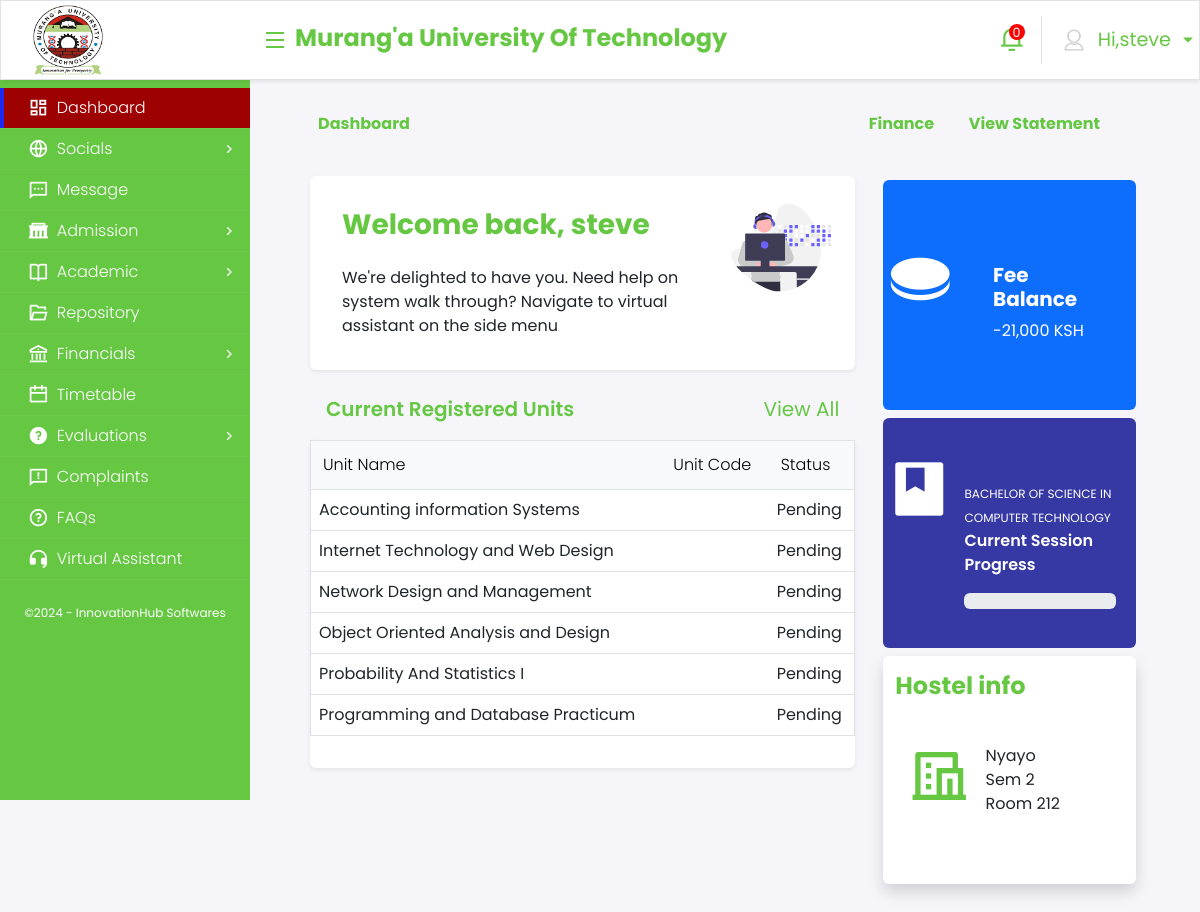
The page /dashboard (signed in) on the database its author committed.
### portal/models.py (models this page shows, shortened)
class Registration(models.Model):
    student = models.ForeignKey(Student, on_delete=models.CASCADE)
    unit = models.ForeignKey(Units, on_delete=models.CASCADE)
    approved = models.BooleanField(default=False)
    unitCode = models.ForeignKey(UnitCode, on_delete=models.CASCADE , null=True)

class Units(models.Model):
    unit_code=models.CharField(max_length=40)
    name = models.CharField(max_length=100)
    lec=models.CharField(max_length=100)

### portal/views.py (the view)
# urls.py: path("dashboard",views.dashboard,name = 'dashboard'),
@login_required
def dashboard(request):
    try:
        student = Student.objects.get(user=request.user)
    except Student.DoesNotExist:
        return render(request , '404.html')
    registrations = Registration.objects.filter(student=student)
    context = {
        'registrations': registrations
    }
    return render(request,'dashboard.html', context)

### templates/dashboard.html (shortened to what this page needs)
{% load static %}
<!DOCTYPE html>
<html lang="en">
<head>
    <link href="https://cdn.jsdelivr.net/npm/bootstrap@5.2.0/dist/css/bootstrap.min.css" rel="stylesheet"
>
    <link href="https://cdn.jsdelivr.net/npm/remixicon@2.2.0/fonts/remixicon.css" rel="stylesheet">
    <link rel="stylesheet" href="https://cdnjs.cloudflare.com/ajax/libs/font-awesome/6.1.1/css/all.min.css"
 />
    <link rel="stylesheet" href="https://maxcdn.bootstrapcdn.com/font-awesome/4.7.0/css/font-awesome.min.css">
    <link rel="stylesheet" href="https://cdn.jsdelivr.net/npm/bootstrap-icons@1.3.0/font/bootstrap-icons.css">
    <link href="https://cdn.datatables.net/1.12.1/css/dataTables.bootstrap5.min.css" rel="stylesheet" />
    <link href="https://cdnjs.cloudflare.com/ajax/libs/toastr.js/latest/css/toastr.min.css" rel="stylesheet" />
    <link rel="stylesheet" href="https://cdnjs.cloudflare.com/ajax/libs/chosen/1.8.7/chosen.min.css">
    <link rel="stylesheet" href="https://cdnjs.cloudflare.com/ajax/libs/select2/4.0.13/css/select2.min.css" />
    <link rel="stylesheet" href="{% static 'Settings.css' %}" />
    <link  rel="stylesheet" href="{% static  'main.css' %}"  />
    <link rel="stylesheet" href="{% static 'site.css' %}" />
    <link rel="stylesheet" href="{% static 'customstepper.css' %}" />
</head>
<body>
    <nav class="navbar navbar-expand-lg navbar-light bg-white border shadow-sm">
        <div class="container-fluid">
            <div class="d-flex justify-content-between">
                <div class="d-flex align-items-center">
                    <img class="navbar-brand" src="{% static 'mulogo.png'%}" />
                    <i class="ri-menu-fill menu-top primary-text top" id="menuToggle"></i>
                </div>
            </div>
            <div class="mb-lg-0 text-center ms-2 my-1 institutionbrand">
                    <h4 class="d-flex justify-content-start primary-text fw-bold">Murang&#x27;a University Of Technology</h4>
            </div>
            <ul class="navbar-nav ms-auto mb-2 mb-lg-0">
                <li class="nav-item dropdown notification">
                    <a class="nav-link dropdown-toggle primary-text notifyIcon" href="#" id="navbarDropdown" role="button" data-bs-toggle="dropdown" aria-expanded="false">
                        <div class="text-white text-center"><span>0</span></div>
                    </a>
                </li>
                <li class="nav-item dropdown border-start">
                    <a class="nav-link dropdown-toggle primary-text profile" href="#" id="navbarProfile" role="button" data-bs-toggle="dropdown" aria-expanded="false">
                        <div class="d-flex align-items-center">
                            <img src="{% static 'avatar2.png'%}"  /> <span class="ms-2 salutation" id="salutation">Hi,{{request.user}} </span>
                        </div>
                    </a>
                </li>
            </ul>
        </div>
    </nav>
    <nav class="sidenav">
        <ul class="menu">
            <li class="menu-link active" id="dashboard">
                <a class="menu_sub" href="{% url 'dashboard'%}"> <i class="ri-dashboard-line"></i> <span>Dashboard</span></a>
            </li>
                <li class="menu-link" id="socials">
                    <a href="javascript:void(0);" class="menu_sub">
                        <i class="ri-global-line"></i>
                        <span>Socials</span>
                        <i class="dropdown-caret ri-arrow-right-s-line"></i>
                    </a>
                </li>
                <li class="menu-link messDiv" id="message">
                    <a class="menu_sub" href="{% url 'dashboard'%}">
                        <i class="ri-message-2-line"></i>
                        <span>Message</span>
                    </a>
                </li>
                <li class="menu-link" id="admission">
                    <a href="javascript:void(0);" class="menu_sub">
                        <i class="ri-government-fill"></i>
                        <span>Admission</span>
                        <i class="dropdown-caret ri-arrow-right-s-line"></i>
                    </a>
                </li>
                <li class="menu-link" id="academic">
                    <a href="javascript:void(0);" class="menu_sub">
                        <i class="ri-book-open-line"></i>
                        <span>Academic</span>
                        <i class="dropdown-caret ri-arrow-right-s-line"></i>
                    </a>
                </li>
                <li class="menu-link" id="repository">
                    <a class="menu_sub" href="{% url 'dashboard'%}">
                        <i class="ri-folder-open-line"></i>
                        <span>Repository</span>
                    </a>
                </li>
                <li class="menu-link" id="financials">
                    <a class="menu_sub" href="{% url 'dashboard'%}">
                        <i class="ri-bank-line"></i>
                        <span>Financials</span>
                        <i class="dropdown-caret ri-arrow-right-s-line"></i>
                    </a>
                </li>
                <li class="menu-link" id="timetable">
                    <a class="menu_sub" href="{% url 'dashboard'%}">
                        <i class="ri-calendar-line"></i>
                        <span>Timetable</span>
                    </a>
                </li>
                <li class="menu-link" id="evaluation">
                    <a href="{% url 'dashboard'%}" class="menu_sub">
                        <i class="ri-question-fill"></i>
                        <span>Evaluations</span>
                        <i class="dropdown-caret ri-arrow-right-s-line"></i>
                    </a>
                </li>
                <li class="menu-link" id="complaints">
                    <a class="menu_sub" href="{% url 'dashboard'%}">
                        <i class="ri-feedback-line"></i>
                        <span>Complaints</span>
                    </a>
                </li>
            <li class="menu-link" id="faqs">
                <a class="menu_sub" href="{% url 'dashboard'%}">
                    <i class="ri-question-line"></i>
                    <span>FAQs</span>
                </a>
            </li>
            <li class="menu-link" id="virtual">
                <a class="menu_sub" href="{% url 'dashboard'%}">
                    <i class="ri-customer-service-fill"></i>
                    <span>Virtual Assistant</span>
                </a>
            </li>
        </ul>
        <div class="brand-footer">
            <span>©2024 - InnovationHub Softwares</span>
        </div>
    </nav>
    <main role="main" class="pb-3">
        <div class="container onprintContainer">
<div class="row p-3">
    <div class="row d-flex flex-row">
        <div class="col-md-8">
            <p class="fw-bold card-stitle text-start"> Dashboard</p>
        </div>
        <div class="col-md-4 dashboardRightLabel">
            <div class="">
                <p class="fw-bold card-stitle text-start d-inline ms-2">Finance</p>
                <a class="fw-bold card-stitle text-end d-inline pull-right mx-2" href="{% url 'dashboard'%}">View Statement</a>
            </div>
        </div>
    </div>
</div>
<div class="row p-2">
    <div class="col-md-8">
        <div class="row d-flex flex-column" id="welcomeMessage">
            <div class="d-flex align-items-stretch">
                <div class="card shadow-sm p-2">
                    <div class="row g-0">
                        <div class="col-md-9">
                            <div class="card-body">
                                <h3 class="card-title fw-bolder primary-text p-2">
                                    Welcome back,<span class="card-stitle">
                                        {{request.user}}                                    </span>
                                </h3>
                                <p class="card-text p-2">
We&#x27;re delighted to have you. Need help on system walk through? Navigate to virtual assistant on the side menu                                </p>
                            </div>
                        </div>
                        <div class="col-md-3 p-3 text-center">
                            <img src="{% static 'user.svg'%}" class="img-fluid rounded-start" alt="..." style="height:65%">
                        </div>
                    </div>
                </div>
            </div>
        </div>
        <div class="row pt-2 mt-3">
            <div class="col-md-9 text-start">
                <p class="card-stitle text-start fw-semibold  primary-text fs-5 ms-3">Current Registered Units</p>
            </div>
            <div class="col-md-3 text-end">
                <a class="card-stitle text-end small  primary-text fs-5 mx-3" href="{% url 'dashboard'%}">View All</a>
            </div>
        </div>
        <div class="row g-0 card bg-white shadow-sm" id="dashboardUnits">
            <div class="mb-3 table-responsive">
                <table class="table border table-responsive">
                    <thead class="thead">
                        <tr>
                            <th>Unit Name</th>
                            <th>Unit Code</th>
                            <th>Status</th>
                        </tr>
                    </thead>
                    <tbody>
                        {% for registration in registrations %}
                                <tr>
                                    <td>{{ registration.unit.name }}</td>
                                    <td>{{ registration.unitCode.code }}</td>
                                    <td>{% if registration.approved %}Approved{% else %}Pending{% endif %}</td>
                                </tr>
                        {% endfor %}
                    </tbody>
                </table>
            </div>
        </div>
    </div>
    <div class="col">
        <div class="p-1" id="dashboardFees">
            <div class="card p-1 text-bg-primary sy d-flex justify-content-center align-items-center">
                <div class="row">
                    <div class="col-md-4 text-center">
                        <div class="text-content-center">
                            <i class="ri-coin-fill fa-4x"></i>
                        </div>
                    </div>
                    <div class="col-md-8">
                        <div class="card-body mt-3">
                            <h5 class="card-title fw-bold">Fee Balance</h5>
                            <p class="card-text" id="studBalance"> -21,000 KSH
                            </p>
                        </div>
                    </div>
                </div>
            </div>
        </div>
        <div class="p-1" id="dashboardProgress">
            <div class="card sy p-1 d-flex justify-content-center align-items-center" style="background:#3639A4;color:#fff">
                <div class="row g-0 ">
                    <div class="col-md-3 text-center">
                        <div class="text-content-center">
                            <i class="ri-file-mark-fill fa-4x"></i>
                        </div>
                    </div>
                    <div class="col">
                        <div class="card-body">
                            <br /><span class="small esubtitle">
BACHELOR OF SCIENCE IN COMPUTER TECHNOLOGY                            </span>
                            <p class="fw-semibold">Current Session Progress</p>
                            <div class="progress">
                            </div>
                        </div>
                    </div>
                </div>
            </div>
        </div>
        <div class="p-1 m-top " id="dashboardHostel">
            <div class="col card shadow hh p-1 yhigh">
                <p class="fw-bold  primary-text fs-4 p-2 text-start">Hostel info</p>
                <div class="row ms-2 d-flex flex-row flex-sm-row">
                    <div class="col-md-3">
                        <span class=" primary-text"><i class="ri-hotel-line fa-4x"></i></span>
                    </div>
                    <div class="col-md-9">
                        <div class="card-body">
                            <span class="fs-6" id="hostelName"> Nyayo</span> <br />
                            <span class="" id="hostelTerm"> Sem 2</span><br />
                            <span class="" id="hostelDate">Room 212</span>
                        </div>
                    </div>
                </div>
            </div>
        </div>
    </div>
</div>
        </div>
    </main>
</body>
</html>

### rows shown on the page
Registration: unit.name "Accounting information Systems", approved "Pending"
Registration: unit.name "Internet Technology and Web Design", approved "Pending"
Registration: unit.name "Network Design and Management", approved "Pending"
Registration: unit.name "Object Oriented Analysis and Design", approved "Pending"
Registration: unit.name "Probability And Statistics I", approved "Pending"
Registration: unit.name "Programming and Database Practicum", approved "Pending"

### other values the page prints
{{ request.user }} "steve"
